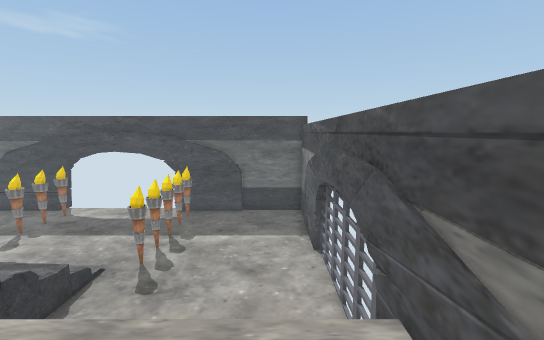
view 1 (above)

15 first-person views from a walk through a Unity game level. The camera is 1.3 m above the floor, tilts 8° down and sees 90° across. The floor is counted in squares, 0.5 m on a side. Each view is taken from the middle of a square. On the plan, view 1 faces up. The plan holds only what a view shows up to about 19 squares ahead; the rest is blank.

view 2
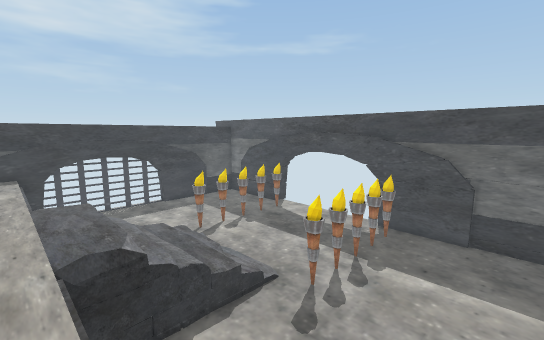

view 3
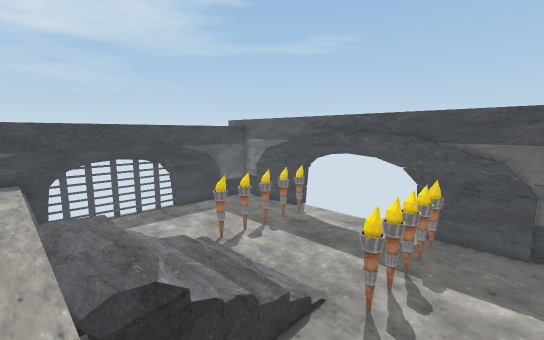

view 4
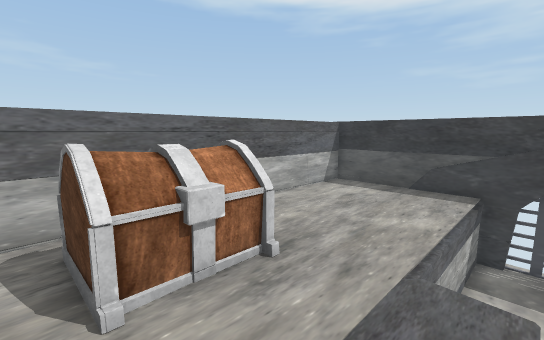

view 5
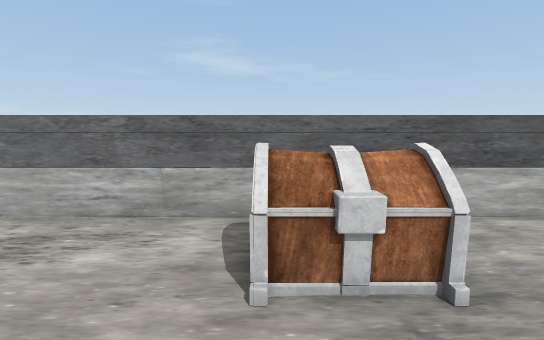

view 6
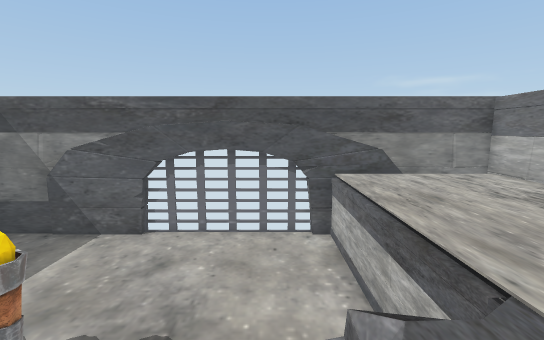

view 7
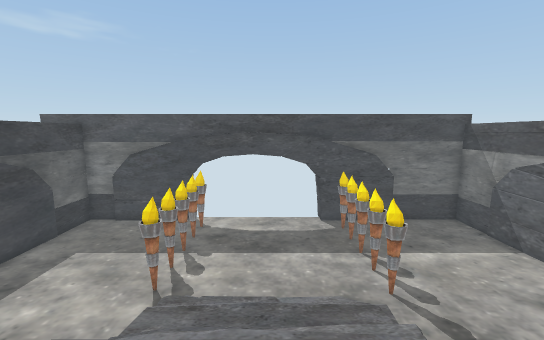

view 8
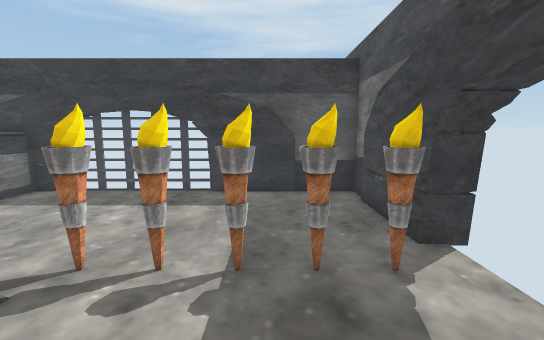

view 9
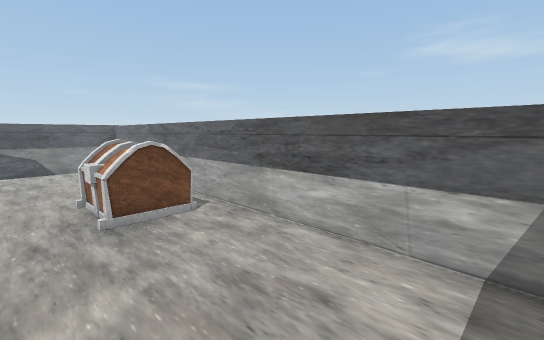

view 10
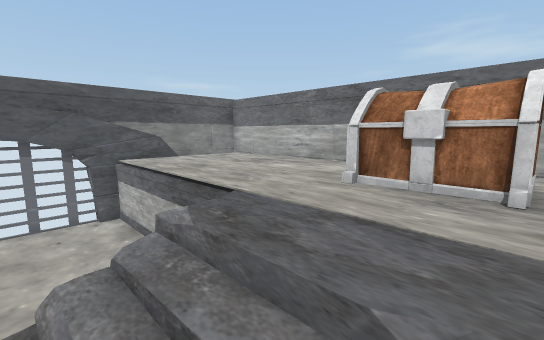

view 11
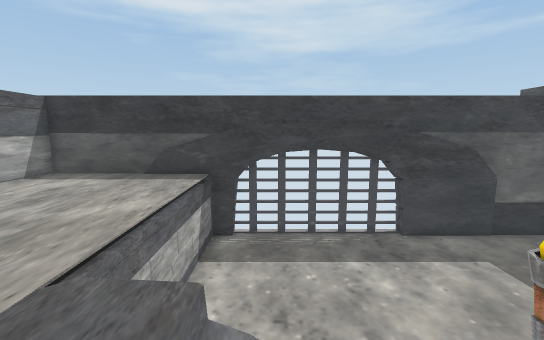

view 12
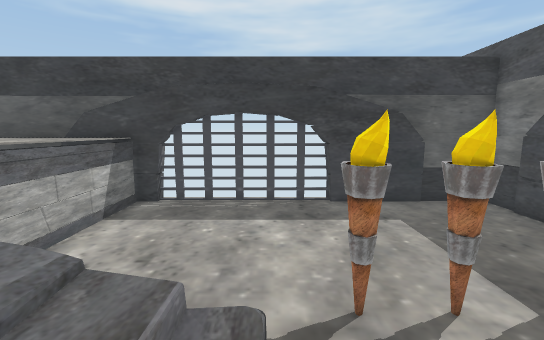

view 13
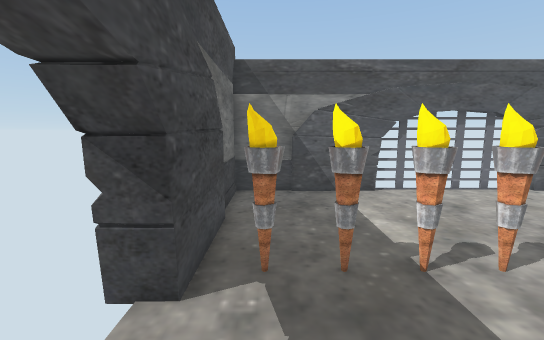

view 14
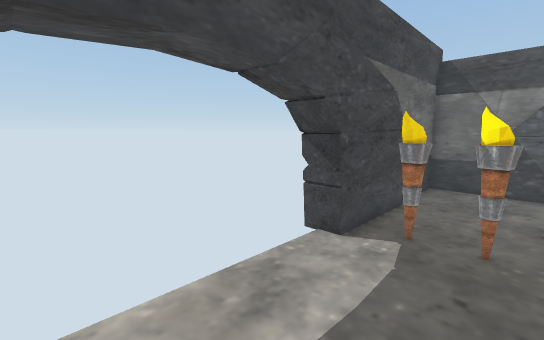

view 15
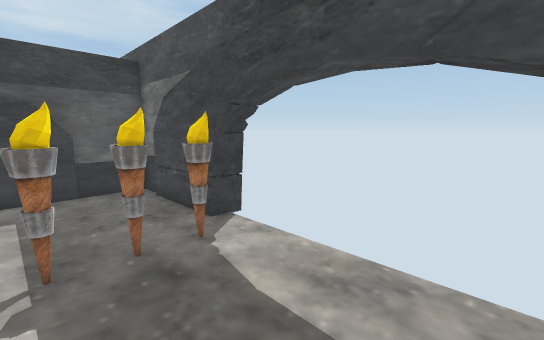

### Floor plan
Key: @ floor where view 1 was taken; # wall or solid block; . main floor; : floor 1.25 m higher than the main floor; / step, stairs or slope; = window, fence, low wall or low ledge; T torch; O other object.
Columns run from 20 left of view 1 to 2 right of it. Each row starts with its distance up from view 1.
 18 #### ###     ##  ######
 17 #.#####T.....######...#
 16 #......T.......T......#
 15 #......T.......T......#
 14 #......T.......T......#
 13 #......T.......T......#
 12 #......T.......T......#
 11 #......T.......T......#
 10 #......T//../..T......#
  9 #.......//////........#
  8 #.......//////=.......#
  7 =...... //////=.......=
  6 #...... //////=.......#
  5 #...... //////=.......#
  4 #=.......::::/#.......#
  3 #:::::::::::::::::::::#
  2 #:::::::::::::::::::::#
  1 #::::::::OOOO:::::::::#
  0 #::::::::OOOO:::::::@:#
 -1 #::::::::O  O:::::::::#
 -2 #:::::::::::::::::::::#
 -3 #######################

Positions as (right, up) in squares from view 1, and headings:
1: (0, 0), facing up
2: (0, 3), facing up-left
3: (-2, 3), facing up-left
4: (-7, 5), facing down-left
5: (-8, 5), facing down
6: (-9, 6), facing right
7: (-9, 2), facing up
8: (-8, 14), facing left
9: (-19, 3), facing down-right
10: (-11, 7), facing down-right
11: (-9, 6), facing left
12: (-9, 9), facing left
13: (-10, 16), facing right
14: (-12, 14), facing up-right
15: (-7, 13), facing up-left
